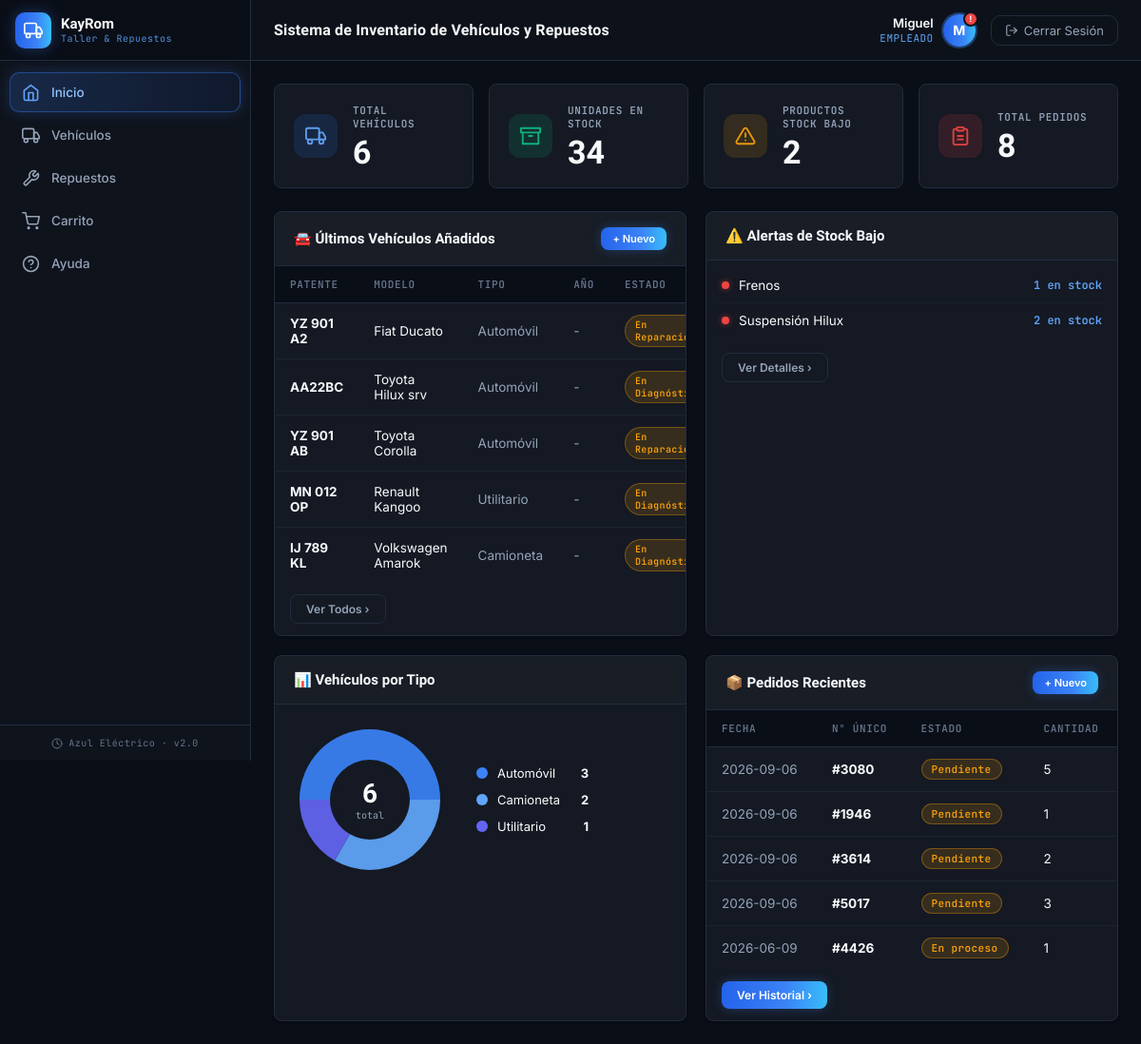
The app's page /index.php?page=inicio (signed in) with its own data.
### tables this page shows
CREATE TABLE `vehiculo` (
  `id` int NOT NULL AUTO_INCREMENT,
  `cantidad_vehiculo` int DEFAULT '0',
  `patente` varchar(20) DEFAULT NULL,
  `numero_chasis` varchar(20) DEFAULT NULL,
  `numero_motor` varchar(30) DEFAULT NULL,
  `fecha_ingreso` datetime DEFAULT NULL,
  `compatibilidad_repuestos_id` int DEFAULT '0',
  `tipo_vehiculo_id` int DEFAULT NULL,
  `modelo_vehiculo_id` int DEFAULT NULL,
  `estado_taller` varchar(30) NOT NULL DEFAULT 'En Diagnóstico',
  `kilometraje` int NOT NULL DEFAULT '0',
  `anio` int DEFAULT NULL,
  PRIMARY KEY (`id`),
  KEY `tipo_vehiculo_id` (`tipo_vehiculo_id`),
  KEY `modelo_vehiculo_id` (`modelo_vehiculo_id`),
  CONSTRAINT `vehiculo_ibfk_1` FOREIGN KEY (`tipo_vehiculo_id`) REFERENCES `tipo_vehiculo` (`id`),
  CONSTRAINT `vehiculo_ibfk_2` FOREIGN KEY (`modelo_vehiculo_id`) REFERENCES `modelo_vehiculo` (`id`)
);

CREATE TABLE `modelo_vehiculo` (
  `id` int NOT NULL AUTO_INCREMENT,
  `modelo_vehiculo` varchar(45) NOT NULL,
  `anio_vehiculo` int DEFAULT NULL,
  PRIMARY KEY (`id`)
);

CREATE TABLE `tipo_vehiculo` (
  `id` int NOT NULL AUTO_INCREMENT,
  `tipo_vehiculo` varchar(100) NOT NULL,
  PRIMARY KEY (`id`)
);

CREATE TABLE `repuestos` (
  `id` int NOT NULL AUTO_INCREMENT,
  `nombre` varchar(100) NOT NULL,
  `categoria` varchar(45) DEFAULT NULL,
  `stock` int DEFAULT '0',
  `stock_minimo` int DEFAULT '5',
  `precio` decimal(10,2) DEFAULT '0.00',
  `sku` varchar(20) DEFAULT NULL,
  `proveedor_id` int DEFAULT NULL,
  PRIMARY KEY (`id`),
  KEY `fk_repuestos_proveedor` (`proveedor_id`),
  CONSTRAINT `fk_repuestos_proveedor` FOREIGN KEY (`proveedor_id`) REFERENCES `proveedor` (`id`) ON DELETE SET NULL
);

CREATE TABLE `pedidos` (
  `id` int NOT NULL AUTO_INCREMENT,
  `fecha_pedidos` datetime DEFAULT NULL,
  `estado_pedido` varchar(45) DEFAULT NULL,
  `responsable_pedido` varchar(45) DEFAULT NULL,
  `numero_unico` int DEFAULT NULL,
  `cantidad` int DEFAULT NULL,
  `detalle_pedido_id` int DEFAULT NULL,
  `proveedor_id` int DEFAULT NULL,
  PRIMARY KEY (`id`),
  KEY `detalle_pedido_id` (`detalle_pedido_id`),
  KEY `fk_pedidos_proveedor` (`proveedor_id`),
  CONSTRAINT `fk_pedidos_proveedor` FOREIGN KEY (`proveedor_id`) REFERENCES `proveedor` (`id`) ON DELETE SET NULL,
  CONSTRAINT `pedidos_ibfk_1` FOREIGN KEY (`detalle_pedido_id`) REFERENCES `detalle_pedido` (`id`)
);

### backend/inicio/views/inicio.php (the view, shortened to what the rows shown need)
<?php
require_once 'compartidoCREO/views/encabezado.php';
?>
<div class="dashboard-grid">
    <div class="panel">
        <div class="panel-body">
            <table>
                <thead><tr><th>Patente</th><th>Modelo</th><th>Tipo</th><th>Año</th><th>Estado</th><th></th></tr></thead>
                <tbody>
                <?php if(empty($data['recentVehiculos'])): ?>
                    <tr><td colspan="6" style="text-align:center;color:var(--text-muted);padding:20px;">Sin registros aún</td></tr>
                <?php else: foreach($data['recentVehiculos'] as $v): ?>
                    <?php
                        $estadoBadge = ['En Diagnóstico'=>'reparacion','En Reparación'=>'reparacion','Esperando Repuestos'=>'vendido','Listo para Entrega'=>'disponible','Entregado'=>'disponible'];
                        $et = $v['estado_taller'] ?? 'En Diagnóstico';
                    ?>
                    <tr>
                        <td><strong><?= htmlspecialchars($v['patente'] ?? '-') ?></strong></td>
                        <td><?= htmlspecialchars($v['modelo_vehiculo'] ?? '-') ?></td>
                        <td style="color:var(--text-muted);"><?= htmlspecialchars($v['tipo_vehiculo'] ?? '-') ?></td>
                        <td style="color:var(--text-muted);"><?= $v['anio'] ?? '-' ?></td>
                        <td><span class="badge-status <?= $estadoBadge[$et] ?? 'reparacion' ?>" style="font-size:10px;"><?= htmlspecialchars($et) ?></span></td>
                    </tr>
                <?php endforeach; endif; ?>
                </tbody>
            </table>
        </div>
    </div>
    <div class="panel">
        <div class="panel-body">
            <div class="alert-list">
            <?php if(empty($data['lowStockItems'])): ?>
                <div style="padding:20px;text-align:center;color:var(--accent-green);">✅ Todo el stock está OK</div>
            <?php else: foreach($data['lowStockItems'] as $item): ?>
                <div class="alert-item">
                    <div style="display:flex;align-items:center;">
                        <div class="alert-dot"></div>
                        <span><?= htmlspecialchars($item['nombre']) ?></span>
                    </div>
                    <span class="alert-stock"><?= $item['stock'] ?> en stock</span>
                </div>
            <?php endforeach; endif; ?>
            </div>
        </div>
    </div>
    <div class="panel">
        <div class="panel-body">
            <table>
                <thead><tr><th>Fecha</th><th>N° Único</th><th>Estado</th><th>Cantidad</th></tr></thead>
                <tbody>
                <?php if(empty($data['recentPedidos'])): ?>
                    <tr><td colspan="4" style="text-align:center;color:var(--text-muted);padding:20px;">Sin pedidos aún</td></tr>
                <?php else: foreach($data['recentPedidos'] as $p): ?>
                    <?php
                    $ecls = match(strtolower($p['estado_pedido'] ?? '')) {
                        'entregado','completado' => 'disponible',
                        'cancelado'              => 'vendido',
                        default                  => 'reparacion'
                    };
                    ?>
                    <tr>
                        <td style="color:var(--text-muted);"><?= substr($p['fecha_pedidos'],0,10) ?></td>
                        <td><strong>#<?= $p['numero_unico'] ?></strong></td>
                        <td><span class="badge-status <?= $ecls ?>"><?= htmlspecialchars($p['estado_pedido']) ?></span></td>
                        <td><?= $p['cantidad'] ?></td>
                    </tr>
                <?php endforeach; endif; ?>
                </tbody>
            </table>
        </div>
    </div>
</div>
<?php require_once 'compartidoCREO/views/pie_pagina.php'; ?>

### records on screen
vehiculo: patente "YZ 901 A2", modelo_vehiculo.modelo_vehiculo "Fiat Ducato", tipo_vehiculo.tipo_vehiculo "Automóvil", anio "-", estado_taller "En…"
vehiculo: patente "AA22BC", modelo_vehiculo.modelo_vehiculo "Toyota Hilux srv", tipo_vehiculo.tipo_vehiculo "Automóvil", anio "-", estado_taller "En…"
vehiculo: patente "YZ 901 AB", modelo_vehiculo.modelo_vehiculo "Toyota Corolla", tipo_vehiculo.tipo_vehiculo "Automóvil", anio "-", estado_taller "En…"
vehiculo: patente "MN 012 OP", modelo_vehiculo.modelo_vehiculo "Renault Kangoo", tipo_vehiculo.tipo_vehiculo "Utilitario", anio "-", estado_taller "En…"
vehiculo: patente "IJ 789 KL", modelo_vehiculo.modelo_vehiculo "Volkswagen Amarok", tipo_vehiculo.tipo_vehiculo "Camioneta", anio "-", estado_taller "En…"
repuestos: nombre "Frenos", stock "1"
repuestos: nombre "Suspensión Hilux", stock "2"
pedidos: fecha_pedidos "2026-09-06", numero_unico "3080", estado_pedido "Pendiente", cantidad "5"
pedidos: fecha_pedidos "2026-09-06", numero_unico "1946", estado_pedido "Pendiente", cantidad "1"
pedidos: fecha_pedidos "2026-09-06", numero_unico "3614", estado_pedido "Pendiente", cantidad "2"
pedidos: fecha_pedidos "2026-09-06", numero_unico "5017", estado_pedido "Pendiente", cantidad "3"
pedidos: fecha_pedidos "2026-06-09", numero_unico "4426", estado_pedido "En proceso", cantidad "1"

### other values on screen
$nombreUsuario "Miguel"
$rolUsuario "EMPLEADO"
substr($nombreUsuario, 0, 1) "M"
$data['totalVehiculos'] "6"
$data['totalStock'] "34"
$data['stockBajo'] "2"
$data['totalPedidos'] "8"
$s['label'] "Automóvil"
$s['total'] "3"
$s['label'] "Camioneta"
$s['total'] "2"
$s['label'] "Utilitario"
$s['total'] "1"
